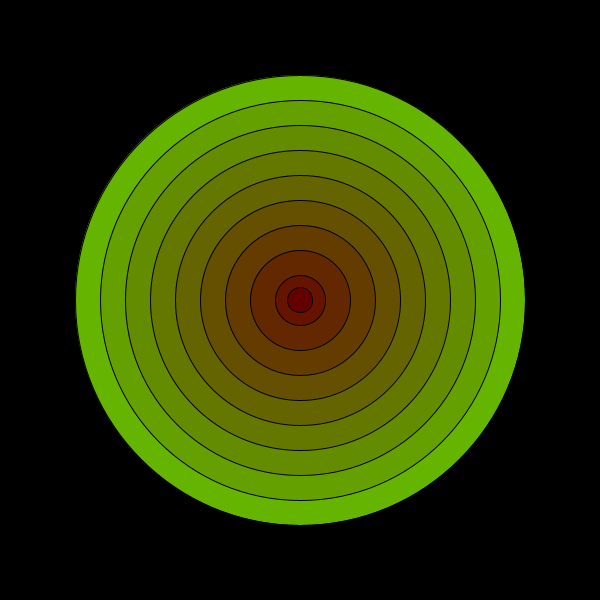
Frame 1 (no input)
Frame 60 (the mouse pressed at the canvas centre just before this capture): identical to frame 1, image omitted
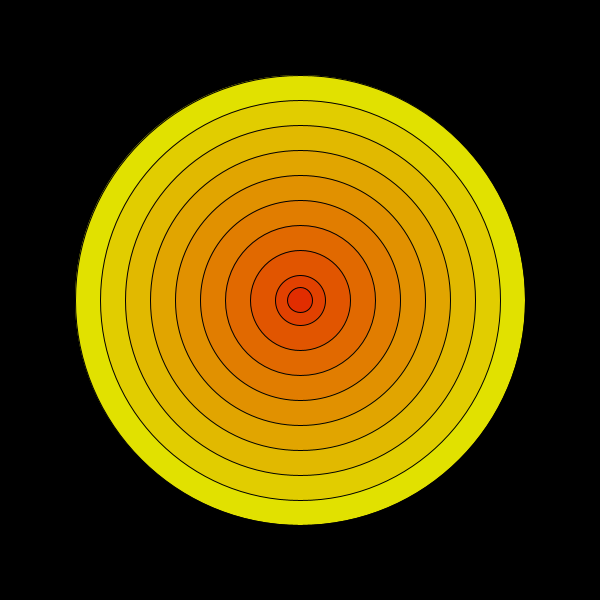
Frame 120 (the mouse held since frame 60 and released just before this capture)

The Processing sketch that drew these frames (run headless with seeded random() and noise(); from frame 60 on, the mouse is pressed at the canvas centre):

// Processing sketch: processing_32491
// ── processing_32491.pde

void setup() {
 size (600,600);
}


//// Drawing ////
void draw() {
println(mouseY);
background (0,0,0);
  int r = 255;
  int g = 200;
  int b = 0;
  
  if(mouseX < 75){
    r = 100;
    g = 180;
    b = 0;
  }else if(mouseX < 75+50){
    r = 125;
    g = 200;
    b = 0;
  }else if(mouseX < 75+100){
    r = 150;
    g = 210;
    b = 0;
   }else if(mouseX < 75+150){
    r = 175;
    g = 215;
    b = 0;
   }else if(mouseX < 75+200){
    r = 200;
    g = 220;
    b = 0;
   }else if(mouseX < 75+250){
    r = 225;
    g = 225;
    b = 0; 
    
  }
  
fill(r, g, b);
ellipse(300,300,450,450);
  
fill(r, g-20, b);
ellipse(300,300,400,400);

fill(r, g-40,b);
ellipse(300,300,350,350);

fill(r,g-60,b);
ellipse(300,300,300,300);

fill(r,g-80,b);
ellipse(300,300,250,250);

fill(r,g-100,b);
ellipse(300,300,200,200);

fill(r,g-120,b);
ellipse(300,300,150,150);

fill(r,g-140,b);
ellipse(300,300,100,100);

fill(r,g-160,b);
ellipse(300,300,50,50);

fill(r,g-180,b);
ellipse(300,300,25,25);


/*
//// Assignment01 Poem ////
println("Bird of Prey by Jim Morrison");
println(" ");
println("Bird of Prey");
println("Bird of Prey");
println("Flying high");
println("Flying high");
println("In the summer sky");
println(" ");

println("Bird of Prey");
println("Bird of Prey");
println("Flying high");
println("Flying high");
println("Gently pass on by");
println(" ");

println("Bird of Prey");
println("Bird of Prey");
println("Flying high");
println("Flying high");
println("Am i going to die?");
println(" ");

println("Bird of Prey");
println("Bird of Prey");
println("Flying high");
println("Flying high");
println("Take me on your flight");
*/
}
